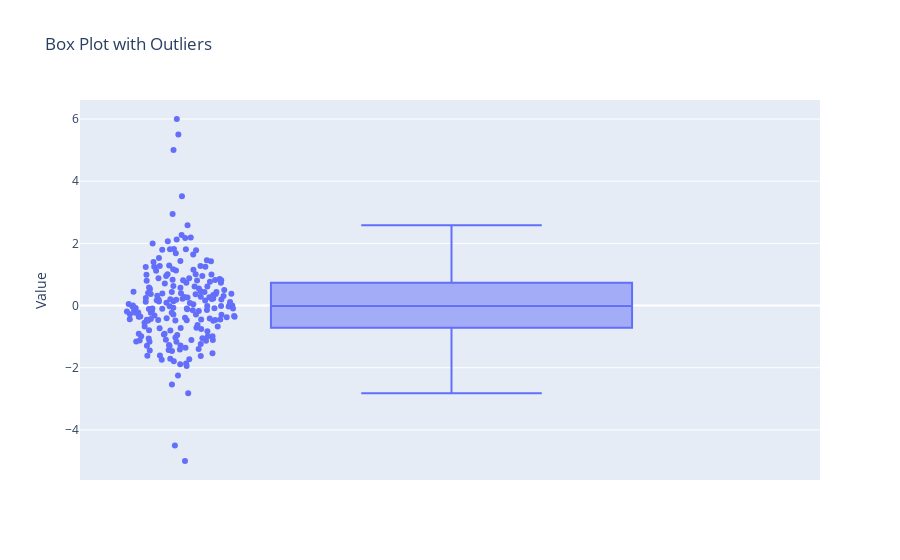
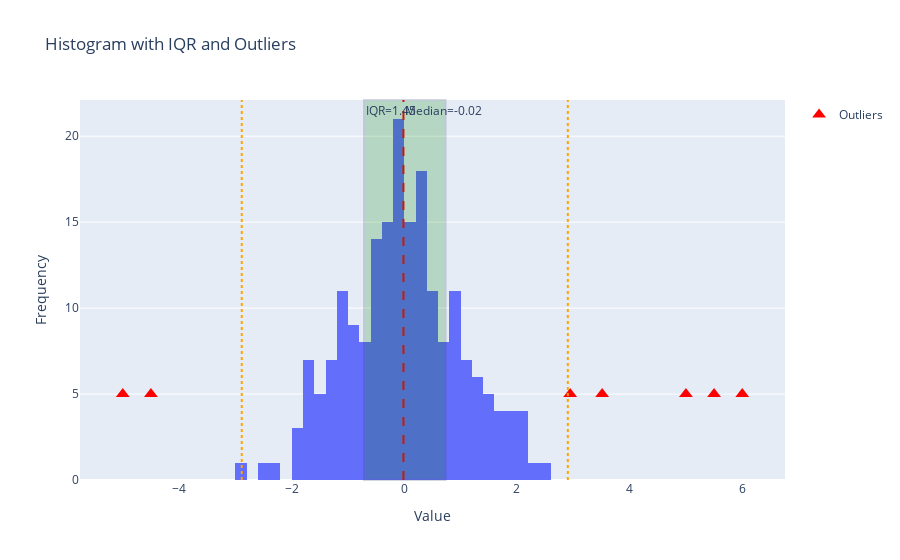

Notebook code for these charts, in order:
### Code cell
# Visualize with box plot
fig1 = px.box(y=data, title="Box Plot with Outliers", points="all")
fig1.update_layout(yaxis_title="Value", showlegend=False)
fig1.show()

# Histogram with IQR and outliers
df_normal = pd.DataFrame({"Value": normal_values, "Type": "Normal"})
df_outliers = pd.DataFrame({"Value": outlier_values, "Type": "Outliers"})
df_combined = pd.concat([df_normal, df_outliers])

fig2 = px.histogram(df_normal, x="Value", nbins=30, title="Histogram with IQR and Outliers")
fig2.add_scatter(
    x=outlier_values,
    y=[5] * len(outlier_values),
    mode="markers",
    name="Outliers",
    marker={"color": "red", "size": 12, "symbol": "triangle-up"},
)
fig2.add_vline(x=q2, line_dash="dash", line_color="red", annotation_text=f"Median={q2:.2f}")
fig2.add_vrect(
    x0=q1,
    x1=q3,
    fillcolor="green",
    opacity=0.2,
    annotation_text=f"IQR={iqr:.2f}",
    annotation_position="top left",
)
fig2.add_vline(x=lower_bound, line_dash="dot", line_color="orange")
fig2.add_vline(x=upper_bound, line_dash="dot", line_color="orange")
fig2.update_layout(yaxis_title="Frequency")
fig2.show()

### Figure 1 — Plotly figure (JSON) as saved in the notebook; plotly's stock layout.template omitted (floating-point values rounded to 4 significant figures; data arrays with more than 128 entries replaced by an {"elided": "..."} marker saying what was removed)
{"data": [{"alignmentgroup": "True", "boxpoints": "all", "hovertemplate": "y=%{y}<extra></extra>", "legendgroup": "", "marker": {"color": "#636efa"}, "name": "", "notched": false, "offsetgroup": "", "orientation": "v", "showlegend": false, "type": "box", "x0": " ", "xaxis": "x", "y": {"elided": "205 float values"}, "y0": " ", "yaxis": "y"}], "layout": {"boxmode": "group", "legend": {"tracegroupgap": 0}, "showlegend": false, "title": {"text": "Box Plot with Outliers"}, "xaxis": {"anchor": "y", "domain": [0, 1]}, "yaxis": {"anchor": "x", "domain": [0, 1], "title": {"text": "Value"}}}}

### Figure 2 — Plotly figure (JSON) as saved in the notebook; plotly's stock layout.template omitted (floating-point values rounded to 4 significant figures; data arrays with more than 128 entries replaced by an {"elided": "..."} marker saying what was removed)
{"data": [{"bingroup": "x", "hovertemplate": "Value=%{x}<br>count=%{y}<extra></extra>", "legendgroup": "", "marker": {"color": "#636efa", "pattern": {"shape": ""}}, "name": "", "nbinsx": 30, "orientation": "v", "showlegend": false, "type": "histogram", "x": {"elided": "198 float values"}, "xaxis": "x", "yaxis": "y"}, {"marker": {"color": "red", "size": 12, "symbol": "triangle-up"}, "mode": "markers", "name": "Outliers", "type": "scatter", "x": [3.512, 2.945, 5.0, 5.5, -4.5, -5.0, 6.0], "y": [5, 5, 5, 5, 5, 5, 5]}], "layout": {"annotations": [{"showarrow": false, "text": "Median=-0.02", "x": -0.01592, "xanchor": "left", "xref": "x", "y": 1, "yanchor": "top", "yref": "y domain"}, {"showarrow": false, "text": "IQR=1.45", "x": -0.7157, "xanchor": "left", "xref": "x", "y": 1, "yanchor": "top", "yref": "y domain"}], "barmode": "relative", "legend": {"tracegroupgap": 0}, "shapes": [{"line": {"color": "red", "dash": "dash"}, "type": "line", "x0": -0.01592, "x1": -0.01592, "xref": "x", "y0": 0, "y1": 1, "yref": "y domain"}, {"fillcolor": "green", "opacity": 0.2, "type": "rect", "x0": -0.7157, "x1": 0.7318, "xref": "x", "y0": 0, "y1": 1, "yref": "y domain"}, {"line": {"color": "orange", "dash": "dot"}, "type": "line", "x0": -2.887, "x1": -2.887, "xref": "x", "y0": 0, "y1": 1, "yref": "y domain"}, {"line": {"color": "orange", "dash": "dot"}, "type": "line", "x0": 2.903, "x1": 2.903, "xref": "x", "y0": 0, "y1": 1, "yref": "y domain"}], "title": {"text": "Histogram with IQR and Outliers"}, "xaxis": {"anchor": "y", "domain": [0, 1], "title": {"text": "Value"}}, "yaxis": {"anchor": "x", "domain": [0, 1], "title": {"text": "Frequency"}}}}
